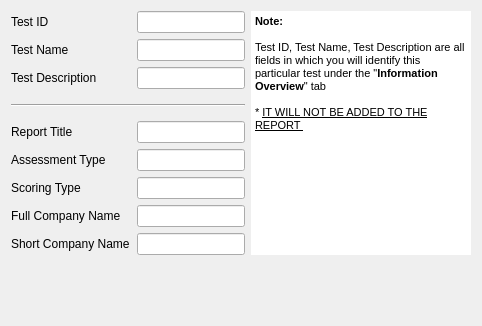
          <widget class="QWidget" name="ReportTAB">
           <attribute name="title">
            <string>Report</string>
           </attribute>
           <layout class="QGridLayout" name="gridLayout_5">
            <item row="3" column="1">
             <spacer name="horizontalSpacer_11">
              <property name="orientation">
               <enum>Qt::Horizontal</enum>
              </property>
              <property name="sizeType">
               <enum>QSizePolicy::Fixed</enum>
              </property>
              <property name="sizeHint" stdset="0">
               <size>
                <width>220</width>
                <height>20</height>
               </size>
              </property>
             </spacer>
            </item>
            <item row="1" column="1">
             <widget class="QTextBrowser" name="textBrowser">
              <property name="maximumSize">
               <size>
                <width>220</width>
                <height>16777215</height>
               </size>
              </property>
              <property name="frameShape">
               <enum>QFrame::NoFrame</enum>
              </property>
              <property name="frameShadow">
               <enum>QFrame::Plain</enum>
              </property>
              <property name="html">
               <string>&lt;!DOCTYPE HTML PUBLIC &quot;-//W3C//DTD HTML 4.0//EN&quot; &quot;http://www.w3.org/TR/REC-html40/strict.dtd&quot;&gt;
&lt;html&gt;&lt;head&gt;&lt;meta name=&quot;qrichtext&quot; content=&quot;1&quot; /&gt;&lt;style type=&quot;text/css&quot;&gt;
p, li { white-space: pre-wrap; }
&lt;/style&gt;&lt;/head&gt;&lt;body style=&quot; font-family:'MS Shell Dlg 2'; font-size:8.25pt; font-weight:400; font-style:normal;&quot;&gt;
&lt;p style=&quot; margin-top:0px; margin-bottom:0px; margin-left:0px; margin-right:0px; -qt-block-indent:0; text-indent:0px;&quot;&gt;&lt;span style=&quot; font-weight:600;&quot;&gt;Note:&lt;/span&gt;&lt;/p&gt;
&lt;p style=&quot;-qt-paragraph-type:empty; margin-top:0px; margin-bottom:0px; margin-left:0px; margin-right:0px; -qt-block-indent:0; text-indent:0px;&quot;&gt;&lt;br /&gt;&lt;/p&gt;
&lt;p style=&quot; margin-top:0px; margin-bottom:0px; margin-left:0px; margin-right:0px; -qt-block-indent:0; text-indent:0px;&quot;&gt;Test ID, Test Name, Test Description are all fields in which you will identify this particular test under the &amp;quot;&lt;span style=&quot; font-weight:600;&quot;&gt;Information&lt;/span&gt;&lt;span style=&quot; font-weight:600; font-style:italic;&quot;&gt; &lt;/span&gt;&lt;span style=&quot; font-weight:600;&quot;&gt;Overview&lt;/span&gt;&amp;quot; tab&lt;/p&gt;
&lt;p style=&quot;-qt-paragraph-type:empty; margin-top:0px; margin-bottom:0px; margin-left:0px; margin-right:0px; -qt-block-indent:0; text-indent:0px;&quot;&gt;&lt;br /&gt;&lt;/p&gt;
&lt;p style=&quot; margin-top:0px; margin-bottom:0px; margin-left:0px; margin-right:0px; -qt-block-indent:0; text-indent:0px;&quot;&gt;* &lt;span style=&quot; text-decoration: underline;&quot;&gt;IT WILL NOT BE ADDED TO THE REPORT &lt;/span&gt;&lt;/p&gt;&lt;/body&gt;&lt;/html&gt;</string>
              </property>
             </widget>
            </item>
            <item row="4" column="0">
             <spacer name="verticalSpacer_8">
              <property name="orientation">
               <enum>Qt::Vertical</enum>
              </property>
              <property name="sizeHint" stdset="0">
               <size>
                <width>20</width>
                <height>40</height>
               </size>
              </property>
             </spacer>
            </item>
            <item row="1" column="0">
             <layout class="QVBoxLayout" name="verticalLayout_24">
              <item>
               <layout class="QHBoxLayout" name="horizontalLayout_23">
                <property name="leftMargin">
                 <number>0</number>
                </property>
                <property name="rightMargin">
                 <number>0</number>
                </property>
                <item>
                 <widget class="QLabel" name="TestIDLBL">
                  <property name="minimumSize">
                   <size>
                    <width>120</width>
                    <height>0</height>
                   </size>
                  </property>
                  <property name="maximumSize">
                   <size>
                    <width>120</width>
                    <height>25</height>
                   </size>
                  </property>
                  <property name="text">
                   <string>Test ID</string>
                  </property>
                 </widget>
                </item>
                <item>
                 <widget class="QLineEdit" name="TestIDLineEdit"/>
                </item>
               </layout>
              </item>
              <item>
               <layout class="QHBoxLayout" name="horizontalLayout_24">
                <property name="rightMargin">
                 <number>0</number>
                </property>
                <item>
                 <widget class="QLabel" name="TestNameLBL">
                  <property name="minimumSize">
                   <size>
                    <width>120</width>
                    <height>0</height>
                   </size>
                  </property>
                  <property name="maximumSize">
                   <size>
                    <width>120</width>
                    <height>25</height>
                   </size>
                  </property>
                  <property name="text">
                   <string>Test Name</string>
                  </property>
                 </widget>
                </item>
                <item>
                 <widget class="QLineEdit" name="TestNameLineEdit"/>
                </item>
               </layout>
              </item>
              <item>
               <layout class="QHBoxLayout" name="horizontalLayout_25">
                <property name="rightMargin">
                 <number>0</number>
                </property>
                <item>
                 <widget class="QLabel" name="TestDescriptionLBL">
                  <property name="minimumSize">
                   <size>
                    <width>120</width>
                    <height>0</height>
                   </size>
                  </property>
                  <property name="maximumSize">
                   <size>
                    <width>120</width>
                    <height>25</height>
                   </size>
                  </property>
                  <property name="text">
                   <string>Test Description</string>
                  </property>
                 </widget>
                </item>
                <item>
                 <widget class="QLineEdit" name="TestDescriptionLineEdit"/>
                </item>
               </layout>
              </item>
              <item>
               <widget class="Line" name="line_5">
                <property name="minimumSize">
                 <size>
                  <width>0</width>
                  <height>20</height>
                 </size>
                </property>
                <property name="orientation">
                 <enum>Qt::Horizontal</enum>
                </property>
               </widget>
              </item>
              <item>
               <layout class="QHBoxLayout" name="horizontalLayout_26">
                <property name="rightMargin">
                 <number>0</number>
                </property>
                <item>
                 <widget class="QLabel" name="ReportTitleLBL_2">
                  <property name="minimumSize">
                   <size>
                    <width>120</width>
                    <height>0</height>
                   </size>
                  </property>
                  <property name="maximumSize">
                   <size>
                    <width>120</width>
                    <height>16777215</height>
                   </size>
                  </property>
                  <property name="text">
                   <string>Report Title</string>
                  </property>
                 </widget>
                </item>
                <item>
                 <widget class="QLineEdit" name="ReportTitleBox_2"/>
                </item>
               </layout>
              </item>
              <item>
               <layout class="QHBoxLayout" name="horizontalLayout_28">
                <property name="rightMargin">
                 <number>0</number>
                </property>
                <item>
                 <widget class="QLabel" name="AssessmentTypeLBL_2">
                  <property name="minimumSize">
                   <size>
                    <width>120</width>
                    <height>0</height>
                   </size>
                  </property>
                  <property name="maximumSize">
                   <size>
                    <width>120</width>
                    <height>16777215</height>
                   </size>
                  </property>
                  <property name="text">
                   <string>Assessment Type</string>
                  </property>
                 </widget>
                </item>
                <item>
                 <widget class="QLineEdit" name="AssessmentTypeBox_2"/>
                </item>
               </layout>
              </item>
              <item>
               <layout class="QHBoxLayout" name="horizontalLayout_29">
                <property name="rightMargin">
                 <number>0</number>
                </property>
                <item>
                 <widget class="QLabel" name="ScoringTypeLBL_2">
                  <property name="minimumSize">
                   <size>
                    <width>120</width>
                    <height>0</height>
                   </size>
                  </property>
                  <property name="maximumSize">
                   <size>
                    <width>120</width>
                    <height>16777215</height>
                   </size>
                  </property>
                  <property name="text">
                   <string>Scoring Type</string>
                  </property>
                 </widget>
                </item>
                <item>
                 <widget class="QLineEdit" name="ScoringTypeBox_2"/>
                </item>
               </layout>
              </item>
              <item>
               <layout class="QHBoxLayout" name="horizontalLayout_30">
                <property name="rightMargin">
                 <number>0</number>
                </property>
                <item>
                 <widget class="QLabel" name="FullCompNameLBL_2">
                  <property name="minimumSize">
                   <size>
                    <width>120</width>
                    <height>0</height>
                   </size>
                  </property>
                  <property name="maximumSize">
                   <size>
                    <width>120</width>
                    <height>16777215</height>
                   </size>
                  </property>
                  <property name="text">
                   <string>Full Company Name</string>
                  </property>
                 </widget>
                </item>
                <item>
                 <widget class="QLineEdit" name="FullCompNameBox_2"/>
                </item>
               </layout>
              </item>
              <item>
               <layout class="QHBoxLayout" name="horizontalLayout_31">
                <property name="rightMargin">
                 <number>0</number>
                </property>
                <item>
                 <widget class="QLabel" name="ShortCompNameLBL_2">
                  <property name="minimumSize">
                   <size>
                    <width>120</width>
                    <height>0</height>
                   </size>
                  </property>
                  <property name="maximumSize">
                   <size>
                    <width>120</width>
                    <height>16777215</height>
                   </size>
                  </property>
                  <property name="text">
                   <string>Short Company Name</string>
                  </property>
                 </widget>
                </item>
                <item>
                 <widget class="QLineEdit" name="ShortCompNameBox_2"/>
                </item>
               </layout>
              </item>
             </layout>
            </item>
           </layout>
          </widget>
